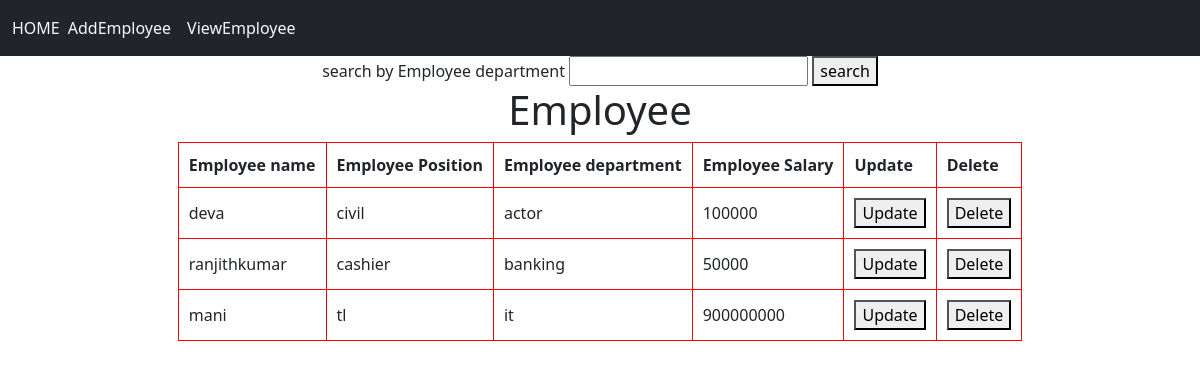
The page /viewEmployeeData/ on the database its author committed.
### app/models.py (models this page shows, shortened)
class Employee(models.Model):
    Employee_name = models.CharField(max_length=200, null=True)
    Employee_position = models.CharField(max_length=200, null= True)
    Employee_department = models.CharField(max_length=200)
    Employee_salary = models.IntegerField()

### app/views.py (the view)
# urls.py: path('viewEmployeeData/',ViewEmployee),
def ViewEmployee(request):
    context ={
        "all_Employee" : Employee.objects.all()
     }
    return render(request, 'viewEmp.html', context)

### Frontend/templates/viewEmp.html (shortened to what this page needs)
{% extends "base.html" %}
{% block content %}
<center>
    <form method='get' action="{% url 'filter_access' %}">
        <label>
            search by Employee department
        </label>
        <input name='search' type='text' >
        <button type='submit'>search</button>
    </form>
<h1 >Employee</h1>
<table>
    <thead>
        <tr>
            <th>Employee name</th>
            <th>Employee Position</th>
            <th>Employee department</th>
            <th>Employee Salary</th>
            <th>Update</th>
            <th>Delete</th>
        </tr>
     </thead>
     <tbody>
        {% for Employee in all_Employee %}
         <tr>
            <td>{{Employee.Employee_name}}</td>
            <td>{{Employee.Employee_position}}</td>
            <td>{{Employee.Employee_department}}</td>
            <td>{{Employee.Employee_salary}}</td>
            <td>
                <a href="{% url 'Employee_update' Employee.id %}"  onclick="return confirm('Did you need to update the Employee.');">
                    <button type="button">Update</button>
                </a>
            </td>
            <td>
                <a href="{% url 'Employee_delete' Employee.id %}" onclick="return confirm('Did you need to delete the Employee.');">
                    <button type="button">Delete</button>
                </a>
        </td>
        </tr>
        {% endfor %}
        {% endblock %}

### Frontend/templates/base.html (shortened to what this page needs)
<!DOCTYPE html>
<html lang="en">
<head>
    {% load bootstrap5 %}
    {% bootstrap_css %}
</head>
<body>
  {% include 'navbar.html' %}
  {% block content %}
  {% endblock %}
</body>
</html>

### Frontend/templates/navbar.html (shortened to what this page needs)
<nav class="navbar navbar-expand-lg bg-dark navbar-dark">
    <div class="container-fluid">
      <a class="nav-link text-light"  href="/home/">HOME</a>
      <div class="collapse navbar-collapse" id="navbarNav">
        <ul class="navbar-nav">
          <li class="nav-item">
            <a class="nav-link text-light" href="/addEmployeeData/">AddEmployee</a>
          </li>
          <li class="nav-item">
            <a class="nav-link text-light" href="/viewEmployeeData/">ViewEmployee</a>
          </li>
          <li class="nav-item">
            <a class="nav-link text-light " href=""></a>
          </li>
        </ul>
      </div>
    </div>
  </nav>

### Frontend/templates/base.html (style rules this page uses)
table,th,td { border :1px solid red; padding :10px }

### rows shown on the page
Employee: Employee_name "deva", Employee_position "civil", Employee_department "actor", Employee_salary "100000"
Employee: Employee_name "ranjithkumar", Employee_position "cashier", Employee_department "banking", Employee_salary "50000"
Employee: Employee_name "mani", Employee_position "tl", Employee_department "it", Employee_salary "900000000"
